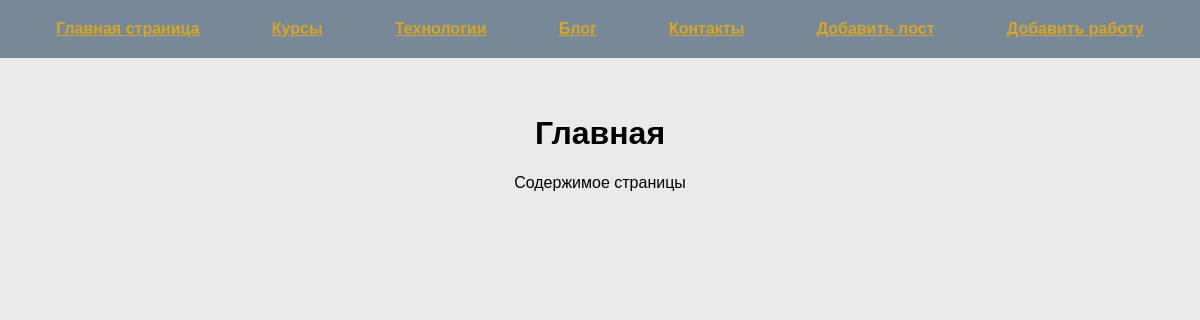
The page / on the database its author committed.
### tables this page shows
CREATE TABLE mainmenu(
id INTEGER PRIMARY KEY AUTOINCREMENT,
title TEXT NOT NULL,
url TTEXT NOT NULL
    );

### first.py (the view)
@app.route("/home")
@app.route("/")
def home():
    db = get_db()
    dbase = FDataBase(db)
    return render_template("home.html", title="Главная", menu=dbase.get_menu())

### FDataBase.py (called while the page is built)
    def get_menu(self):
        sql = "SELECT * FROM mainmenu"
        try:
            self.__cur.execute(sql)
            res = self.__cur.fetchall()
            if res:
                return res
        except IOError:
            print("Ошибка чтения из БД")
        return []

### first.py (called while the page is built)
def connect_db():
    con = sqlite3.connect(app.config['DATABASE'])
    con.row_factory = sqlite3.Row
    return con

def get_db():
    if not hasattr(g, 'link_db'):
        g.link_db = connect_db()
    return g.link_db

### templates/home.html (shortened to what this page needs)
{% extends "base.html"  %}
{% block menu %}
{{ super() }}
{% endblock %}
{% block content %}
Содержимое страницы
{% endblock %}

### templates/base.html (shortened to what this page needs)
<!DOCTYPE html>
<html lang="en">
<head>
    <link rel="stylesheet" href="{{ url_for('static', filename='css/style.css') }}">
</head>
<body>
    {% block menu %}
    <ul class="menu">
        {% for m in menu %}
        <li>
            <a href="{{ m.url }}">{{ m.title }}</a>
        </li>
        {% endfor %}
    </ul>
<div class="page">
    <div class="text">
    {% endblock %}
        <h1 class="title">{{title}}</h1>
        {% block content %}
        {% endblock %}
    </div>
</div>
</body>
</html>

### static/css/style.css (style rules this page uses)
body { background: #eaeaea; margin: 0; padding: 0; font-family: Verdana, Geneva, Tahoma, sans-serif; }
.menu { background: lightslategrey; list-style: none; display: flex; justify-content: space-around; padding: 20px; margin-top: 0; }
.page { max-width: 1200px; margin: 0 auto; padding: 20px; box-sizing: border-box; text-align: center; }
.title { text-align: center; }
.menu a { font-weight: bold; color: goldenrod; }
ul { list-style: none; padding: 0; }

### rows shown on the page
mainmenu: title "Главная страница"
mainmenu: title "Курсы"
mainmenu: title "Технологии"
mainmenu: title "Блог"
mainmenu: title "Контакты"
mainmenu: title "Добавить пост"
mainmenu: title "Добавить работу"

### other values the page prints
{{ title }} "Главная"
